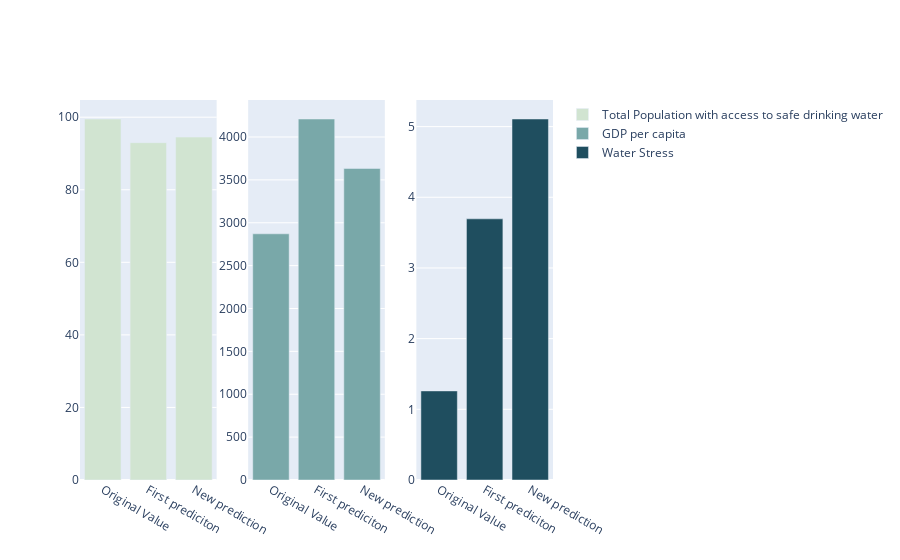

Notebook cell for this chart:
### Code cell
my_fig = create_barplot(Y_true_c, Y_pred, Y_new)
my_fig.show()

### Figure 1 — Plotly figure (JSON) as saved in the notebook; plotly's stock layout.template omitted (floating-point values rounded to 4 significant figures)
{"data": [{"marker": {"color": "#d1e4d1"}, "name": "Total Population with access to safe drinking water", "type": "bar", "x": ["Original Value", "First prediciton", "New prediction"], "xaxis": "x", "y": [99.5, 92.97, 94.52], "yaxis": "y"}, {"marker": {"color": "#79a8a9"}, "name": "GDP per capita", "type": "bar", "x": ["Original Value", "First prediciton", "New prediction"], "xaxis": "x2", "y": [2871.0, 4210.0, 3633.0], "yaxis": "y2"}, {"marker": {"color": "#1f4e5f"}, "name": "Water Stress", "type": "bar", "x": ["Original Value", "First prediciton", "New prediction"], "xaxis": "x3", "y": [1.26, 3.695, 5.108], "yaxis": "y3"}], "layout": {"xaxis": {"anchor": "y", "domain": [0, 0.2889]}, "xaxis2": {"anchor": "y2", "domain": [0.3556, 0.6444]}, "xaxis3": {"anchor": "y3", "domain": [0.7111, 1]}, "yaxis": {"anchor": "x", "domain": [0, 1]}, "yaxis2": {"anchor": "x2", "domain": [0, 1]}, "yaxis3": {"anchor": "x3", "domain": [0, 1]}}}
